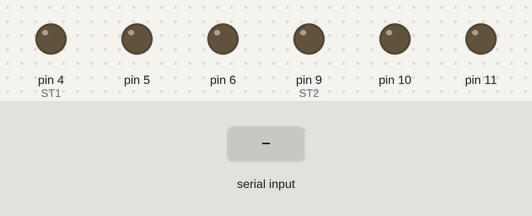
Bench run of a sketch on a simulated Arduino Uno, built with avr-gcc and run on an emulated ATmega328P. Shown: output pins drawn as LEDs (lit = HIGH). The inputs (shaded band) are chosen by the test bench.

Above: at 1.2 s.
1.3 s: "0" received over Serial
At 2.5 s:
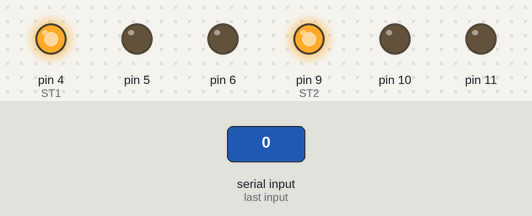
2.8 s: "1" received over Serial
At 3.9 s:
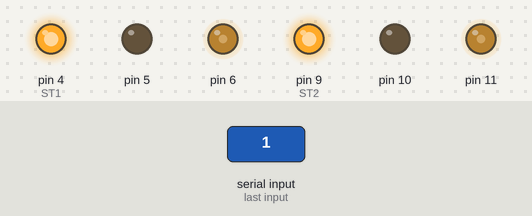
4.3 s: "2" received over Serial
At 5.0 s:
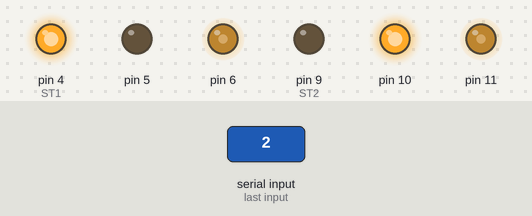
5.8 s: "3" received over Serial
At 6.1 s:
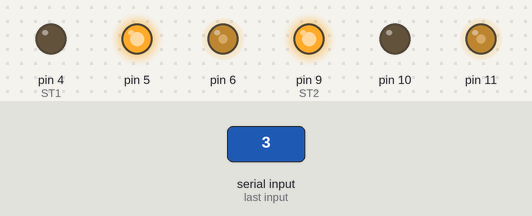
Timing chart, 0 to 8.3 s (numbered marks = the images above; inputs shaded):
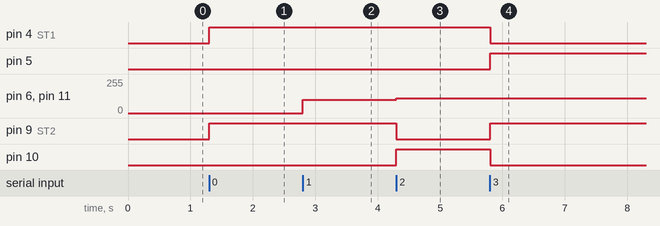

Measured:
- after the input at 1.3 s, pin 4 (ST1), pin 9 (ST2): LOW → HIGH at once
- after the input at 2.8 s, pin 6, pin 11: 0/255 → 100/255 at once
- after the input at 4.3 s, pin 6, pin 11: 100/255 → 110/255 at once; pin 9 (ST2): HIGH → LOW at once; pin 10: LOW → HIGH at once
- after the input at 5.8 s, pin 4 (ST1), pin 10: HIGH → LOW at once; pin 5, pin 9 (ST2): LOW → HIGH at once

The sketch:

sketch_feb22a.ino
```cpp
#define MRA 0
#define MRB 1
#define PWM 2

#define ST1 4
#define ST2 9
char incomingByte;

void move_right(int pwm) {
  if( pwm<0 ){
    pwm = 0-pwm;
    digitalWrite(ST1+MRA, LOW);
    digitalWrite(ST1+MRB, HIGH);
  } else {
    digitalWrite(ST1+MRA, HIGH);
    digitalWrite(ST1+MRB, LOW);
  }
  analogWrite(ST1+PWM, pwm);
}

void move_left(int pwm) {
  if( pwm<0 ){
    pwm = 0-pwm;
    digitalWrite(ST2+MRA, LOW);
    digitalWrite(ST2+MRB, HIGH);
  } else {
    digitalWrite(ST2+MRA, HIGH);
    digitalWrite(ST2+MRB, LOW);
  }
  analogWrite(ST2+PWM, pwm);
}


void setup() {
  // put your setup code here, to run once:
 for(int i=0; i<3; i++){
    pinMode((ST1+i), OUTPUT);
    pinMode((ST2+i), OUTPUT);
  }
  Serial.begin(9600); //Inicializo el puerto serial a 9600 baudios
}

void loop() {
  // put your main code here, to run repeatedly:
  if (Serial.available() > 0) {
   Serial.flush();
   incomingByte = Serial.read();
   if(incomingByte == '0'){
     move_right(0);
     move_left(0);
   }
   if(incomingByte == '1'){
     move_right(100);
     move_left(100);
   }
   if(incomingByte == '2'){
     move_right(110);
     move_left(-110);
   }
   if(incomingByte == '3'){
     move_right(-110);
     move_left(110);
   }
   delay(100);
 }
}
```
